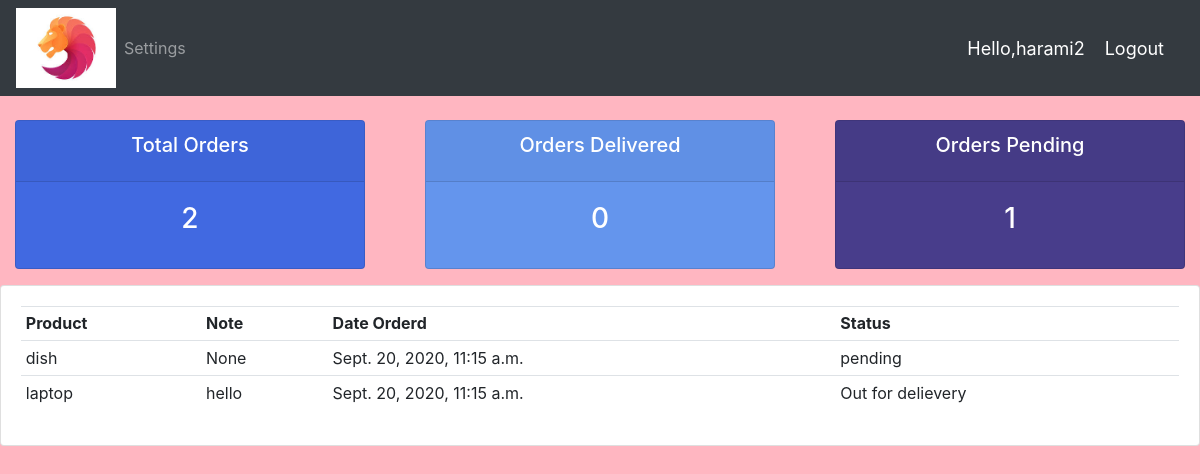
The page /user/ (signed in) on the database its author committed.
### accounts/models.py (models this page shows, shortened)
class Order(models.Model):
    STATUS=(
        ('pending','pending'),
        ('Out for delievery','Out for delievery'),
        ('Delievered','Delievered')
    )
    customer=models.ForeignKey(Customer,null=True,on_delete=models.SET_NULL)
    product=models.ForeignKey(Products,null=True,on_delete=models.SET_NULL)
    date=models.DateTimeField(auto_now_add=True,null=True)
    status=models.CharField(max_length=100,null=True,choices=STATUS)
    note=models.CharField(max_length=1000,null=True)

class Products(models.Model):
    CATEGORY=(
        ('INDOOR','INDOOR'),
        ('OUTDOOR','OUTDOOR')
    )
    name=models.CharField(max_length=25,null=True)
    price=models.FloatField()
    category=models.CharField(max_length=100,null=True,choices=CATEGORY)
    description=models.CharField(max_length=250,null=True)
    date=models.DateTimeField(auto_now_add=True,null=True)
    tags=models.ManyToManyField(Tags)
    def __str__(self):
       return self.name

### accounts/decorators.py (the view)
        def wrapper_func(request,*args,**kwargs):
            group=None
            if request.user.groups.exists():
                group=request.user.groups.all()[0].name
            if group in allowed_roles:
                return view_func(request,*args,**kwargs)
            else:
                return HttpResponse('You are not allowed to this page')

### accounts/views.py (called while the page is built)
@login_required(login_url='login')
@allowed_user(allowed_roles=['customer'])
def userPage(request):
    orders=request.user.customer.order_set.all()
    total_order=orders.count()
    delievered=orders.filter(status='Delievered').count()
    pending=orders.filter(status='pending').count()
    context={'orders':orders,'total_orders':total_order,'delievered':delievered,'pending':pending}
    return render(request,'user.htm',context)

### accounts/templates/user.htm
{% extends 'main.htm' %}
{% block content %}
{% include 'status.htm' %}
<div class="row">
	<div class="col-md">
		<div class="card card-body">
			<table class="table table-sm">
				<tr>
					<th>Product</th>
					<th>Note</th>
					<th>Date Orderd</th>
					<th>Status</th>
				</tr>
                {% for order in orders %}
                <tr>
                    <td>{{order.product}}</td>
                    <td>{{order.note}}</td>
                    <td>{{order.date}}</td>
                    <td>{{order.status}}</td>
                </tr>
                {% endfor %}
			</table>
		</div>
	</div>
</div>
{% endblock content %}

### accounts/templates/main.htm (shortened to what this page needs)
{% load static%}
<!doctype html>
<html lang="en">
  <head>
    <link rel="stylesheet" href="https://stackpath.bootstrapcdn.com/bootstrap/4.5.2/css/bootstrap.min.css">
    <link rel="stylesheet" href="{% static '/main.css'%}">
  </head>
  <body>
    <nav class="navbar navbar-expand-lg navbar-dark bg-dark">
      <img src="/static/img/logo.jpeg" alt="" width="100" height="80">
        <div class="collapse navbar-collapse" id="navbarNav">
          <ul class="navbar-nav">
            {% if request.user.is_staff %}
            <li class="nav-item active">
              <a class="nav-link" href="{% url 'home' %}"> Dashboard </a>
            </li>
            <li class="nav-item">
              <a class="nav-link" href="{% url 'products' %}">Products</a>
            </li>
            {% else %}
            <li class="nav-item">
              <a class="nav-link" href="{% url 'account' %}">Settings</a>
            </li>
            {% endif %}
          </ul>
        </div>
        <span class="hello-msg">Hello,{{request.user}}</span>
        <span><a class="hello-msg" href="{% url 'logout' %}">Logout</a></span>
      </nav>
    {% block content %}
    {% endblock %}
  </body>
</html>

### static/main.css (style rules this page uses)
body { background-color:lightpink; }

### accounts/templates/main.htm (style rules this page uses)
.hello-msg { font-size: 18px; color: #ffffff; margin-right: 20px; }

### rows shown on the page
Order: product "dish", note "None", date "Sept. 20, 2020, 11:15 a.m.", status "pending"
Order: product "laptop", note "hello", date "Sept. 20, 2020, 11:15 a.m.", status "Out for delievery"

### other values the page prints
{{ request.user }} "harami2"
{{ total_orders }} "2"
{{ delievered }} "0"
{{ pending }} "1"
